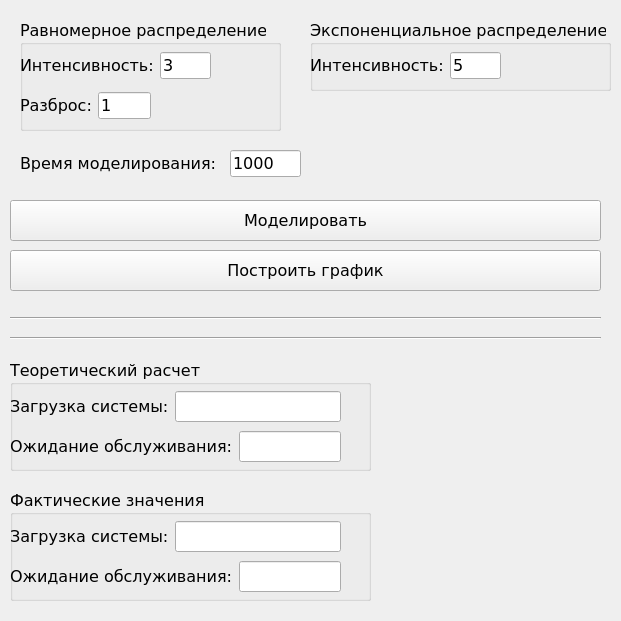
<?xml version="1.0" encoding="UTF-8"?>
<ui version="4.0">
 <class>Form</class>
 <widget class="QWidget" name="Form">
  <property name="geometry">
   <rect>
    <x>0</x>
    <y>0</y>
    <width>621</width>
    <height>621</height>
   </rect>
  </property>
  <property name="sizePolicy">
   <sizepolicy hsizetype="Fixed" vsizetype="Fixed">
    <horstretch>0</horstretch>
    <verstretch>0</verstretch>
   </sizepolicy>
  </property>
  <property name="font">
   <font>
    <family>Monaco</family>
    <pointsize>14</pointsize>
   </font>
  </property>
  <property name="windowTitle">
   <string>Лабораторная работа №1</string>
  </property>
  <widget class="QPushButton" name="modelButton">
   <property name="geometry">
    <rect>
     <x>10</x>
     <y>200</y>
     <width>591</width>
     <height>41</height>
    </rect>
   </property>
   <property name="font">
    <font>
     <family>DejaVu Sans</family>
     <pointsize>12</pointsize>
    </font>
   </property>
   <property name="text">
    <string>Моделировать</string>
   </property>
  </widget>
  <widget class="QPushButton" name="graphButton">
   <property name="geometry">
    <rect>
     <x>10</x>
     <y>250</y>
     <width>591</width>
     <height>41</height>
    </rect>
   </property>
   <property name="font">
    <font>
     <family>DejaVu Sans</family>
     <pointsize>12</pointsize>
    </font>
   </property>
   <property name="text">
    <string>Построить график</string>
   </property>
  </widget>
  <widget class="QGroupBox" name="groupBox_2">
   <property name="geometry">
    <rect>
     <x>20</x>
     <y>20</y>
     <width>261</width>
     <height>111</height>
    </rect>
   </property>
   <property name="font">
    <font>
     <family>DejaVu Sans</family>
     <pointsize>12</pointsize>
    </font>
   </property>
   <property name="title">
    <string>Равномерное распределение</string>
   </property>
   <widget class="QWidget" name="horizontalLayoutWidget">
    <property name="geometry">
     <rect>
      <x>0</x>
      <y>30</y>
      <width>191</width>
      <height>31</height>
     </rect>
    </property>
    <layout class="QHBoxLayout" name="horizontalLayout">
     <item>
      <widget class="QLabel" name="label_a">
       <property name="font">
        <font>
         <family>DejaVu Sans</family>
         <pointsize>12</pointsize>
        </font>
       </property>
       <property name="text">
        <string notr="true">Интенсивность:</string>
       </property>
      </widget>
     </item>
     <item>
      <widget class="QLineEdit" name="line_unif_intencity">
       <property name="font">
        <font>
         <family>DejaVu Sans</family>
         <pointsize>12</pointsize>
        </font>
       </property>
       <property name="text">
        <string>3</string>
       </property>
      </widget>
     </item>
    </layout>
   </widget>
   <widget class="QWidget" name="horizontalLayoutWidget_2">
    <property name="geometry">
     <rect>
      <x>0</x>
      <y>70</y>
      <width>131</width>
      <height>31</height>
     </rect>
    </property>
    <layout class="QHBoxLayout" name="horizontalLayout_2">
     <item>
      <widget class="QLabel" name="label_a_3">
       <property name="font">
        <font>
         <family>DejaVu Sans</family>
         <pointsize>12</pointsize>
        </font>
       </property>
       <property name="text">
        <string notr="true">Разброс:</string>
       </property>
      </widget>
     </item>
     <item>
      <widget class="QLineEdit" name="line_unif_var">
       <property name="font">
        <font>
         <family>DejaVu Sans</family>
         <pointsize>12</pointsize>
        </font>
       </property>
       <property name="text">
        <string>1</string>
       </property>
      </widget>
     </item>
    </layout>
   </widget>
  </widget>
  <widget class="QGroupBox" name="groupBox_6">
   <property name="geometry">
    <rect>
     <x>310</x>
     <y>20</y>
     <width>301</width>
     <height>71</height>
    </rect>
   </property>
   <property name="font">
    <font>
     <family>DejaVu Sans</family>
     <pointsize>12</pointsize>
    </font>
   </property>
   <property name="title">
    <string>Экспоненциальное распределение</string>
   </property>
   <widget class="QWidget" name="horizontalLayoutWidget_3">
    <property name="geometry">
     <rect>
      <x>0</x>
      <y>30</y>
      <width>191</width>
      <height>31</height>
     </rect>
    </property>
    <layout class="QHBoxLayout" name="horizontalLayout_3">
     <item>
      <widget class="QLabel" name="label_a_4">
       <property name="font">
        <font>
         <family>DejaVu Sans</family>
         <pointsize>12</pointsize>
        </font>
       </property>
       <property name="text">
        <string notr="true">Интенсивность:</string>
       </property>
      </widget>
     </item>
     <item>
      <widget class="QLineEdit" name="line_exp_intencity">
       <property name="font">
        <font>
         <family>DejaVu Sans</family>
         <pointsize>12</pointsize>
        </font>
       </property>
       <property name="text">
        <string>5</string>
       </property>
      </widget>
     </item>
    </layout>
   </widget>
  </widget>
  <widget class="Line" name="line_2">
   <property name="geometry">
    <rect>
     <x>10</x>
     <y>310</y>
     <width>591</width>
     <height>16</height>
    </rect>
   </property>
   <property name="orientation">
    <enum>Qt::Horizontal</enum>
   </property>
  </widget>
  <widget class="QLabel" name="label_req_cnt">
   <property name="geometry">
    <rect>
     <x>20</x>
     <y>150</y>
     <width>201</width>
     <height>27</height>
    </rect>
   </property>
   <property name="font">
    <font>
     <family>DejaVu Sans</family>
     <pointsize>12</pointsize>
    </font>
   </property>
   <property name="text">
    <string>Время моделирования:</string>
   </property>
  </widget>
  <widget class="QLineEdit" name="line_time">
   <property name="geometry">
    <rect>
     <x>230</x>
     <y>150</y>
     <width>71</width>
     <height>27</height>
    </rect>
   </property>
   <property name="font">
    <font>
     <family>DejaVu Sans</family>
     <pointsize>12</pointsize>
    </font>
   </property>
   <property name="text">
    <string>1000</string>
   </property>
  </widget>
  <widget class="Line" name="line_3">
   <property name="geometry">
    <rect>
     <x>10</x>
     <y>330</y>
     <width>591</width>
     <height>16</height>
    </rect>
   </property>
   <property name="orientation">
    <enum>Qt::Horizontal</enum>
   </property>
  </widget>
  <widget class="QGroupBox" name="groupBox_3">
   <property name="geometry">
    <rect>
     <x>10</x>
     <y>360</y>
     <width>361</width>
     <height>111</height>
    </rect>
   </property>
   <property name="font">
    <font>
     <family>DejaVu Sans</family>
     <pointsize>12</pointsize>
    </font>
   </property>
   <property name="title">
    <string>Теоретический расчет</string>
   </property>
   <widget class="QWidget" name="horizontalLayoutWidget_4">
    <property name="geometry">
     <rect>
      <x>0</x>
      <y>30</y>
      <width>331</width>
      <height>33</height>
     </rect>
    </property>
    <layout class="QHBoxLayout" name="horizontalLayout_4">
     <item>
      <widget class="QLabel" name="label_a_2">
       <property name="font">
        <font>
         <family>DejaVu Sans</family>
         <pointsize>12</pointsize>
        </font>
       </property>
       <property name="text">
        <string notr="true">Загрузка системы:</string>
       </property>
      </widget>
     </item>
     <item>
      <widget class="QLineEdit" name="line_theor_load">
       <property name="font">
        <font>
         <family>Monaco</family>
         <pointsize>14</pointsize>
        </font>
       </property>
       <property name="readOnly">
        <bool>true</bool>
       </property>
      </widget>
     </item>
    </layout>
   </widget>
   <widget class="QWidget" name="horizontalLayoutWidget_5">
    <property name="geometry">
     <rect>
      <x>0</x>
      <y>70</y>
      <width>331</width>
      <height>33</height>
     </rect>
    </property>
    <layout class="QHBoxLayout" name="horizontalLayout_5">
     <item>
      <widget class="QLabel" name="label_a_5">
       <property name="font">
        <font>
         <family>DejaVu Sans</family>
         <pointsize>12</pointsize>
        </font>
       </property>
       <property name="text">
        <string notr="true">Ожидание обслуживания:</string>
       </property>
      </widget>
     </item>
     <item>
      <widget class="QLineEdit" name="line_theor_wait_time">
       <property name="font">
        <font>
         <family>Monaco</family>
         <pointsize>14</pointsize>
        </font>
       </property>
       <property name="readOnly">
        <bool>true</bool>
       </property>
      </widget>
     </item>
    </layout>
   </widget>
  </widget>
  <widget class="QGroupBox" name="groupBox_5">
   <property name="geometry">
    <rect>
     <x>10</x>
     <y>490</y>
     <width>361</width>
     <height>111</height>
    </rect>
   </property>
   <property name="font">
    <font>
     <family>DejaVu Sans</family>
     <pointsize>12</pointsize>
    </font>
   </property>
   <property name="title">
    <string>Фактические значения</string>
   </property>
   <widget class="QWidget" name="horizontalLayoutWidget_6">
    <property name="geometry">
     <rect>
      <x>0</x>
      <y>30</y>
      <width>331</width>
      <height>33</height>
     </rect>
    </property>
    <layout class="QHBoxLayout" name="horizontalLayout_6">
     <item>
      <widget class="QLabel" name="label_a_6">
       <property name="font">
        <font>
         <family>DejaVu Sans</family>
         <pointsize>12</pointsize>
        </font>
       </property>
       <property name="text">
        <string notr="true">Загрузка системы:</string>
       </property>
      </widget>
     </item>
     <item>
      <widget class="QLineEdit" name="line_actual_load">
       <property name="font">
        <font>
         <family>Monaco</family>
         <pointsize>14</pointsize>
        </font>
       </property>
       <property name="readOnly">
        <bool>true</bool>
       </property>
      </widget>
     </item>
    </layout>
   </widget>
   <widget class="QWidget" name="horizontalLayoutWidget_7">
    <property name="geometry">
     <rect>
      <x>0</x>
      <y>70</y>
      <width>331</width>
      <height>33</height>
     </rect>
    </property>
    <layout class="QHBoxLayout" name="horizontalLayout_7">
     <item>
      <widget class="QLabel" name="label_a_7">
       <property name="font">
        <font>
         <family>DejaVu Sans</family>
         <pointsize>12</pointsize>
        </font>
       </property>
       <property name="text">
        <string notr="true">Ожидание обслуживания:</string>
       </property>
      </widget>
     </item>
     <item>
      <widget class="QLineEdit" name="line_actual_wait_time">
       <property name="font">
        <font>
         <family>Monaco</family>
         <pointsize>14</pointsize>
        </font>
       </property>
       <property name="readOnly">
        <bool>true</bool>
       </property>
      </widget>
     </item>
    </layout>
   </widget>
  </widget>
 </widget>
 <resources/>
 <connections/>
</ui>
